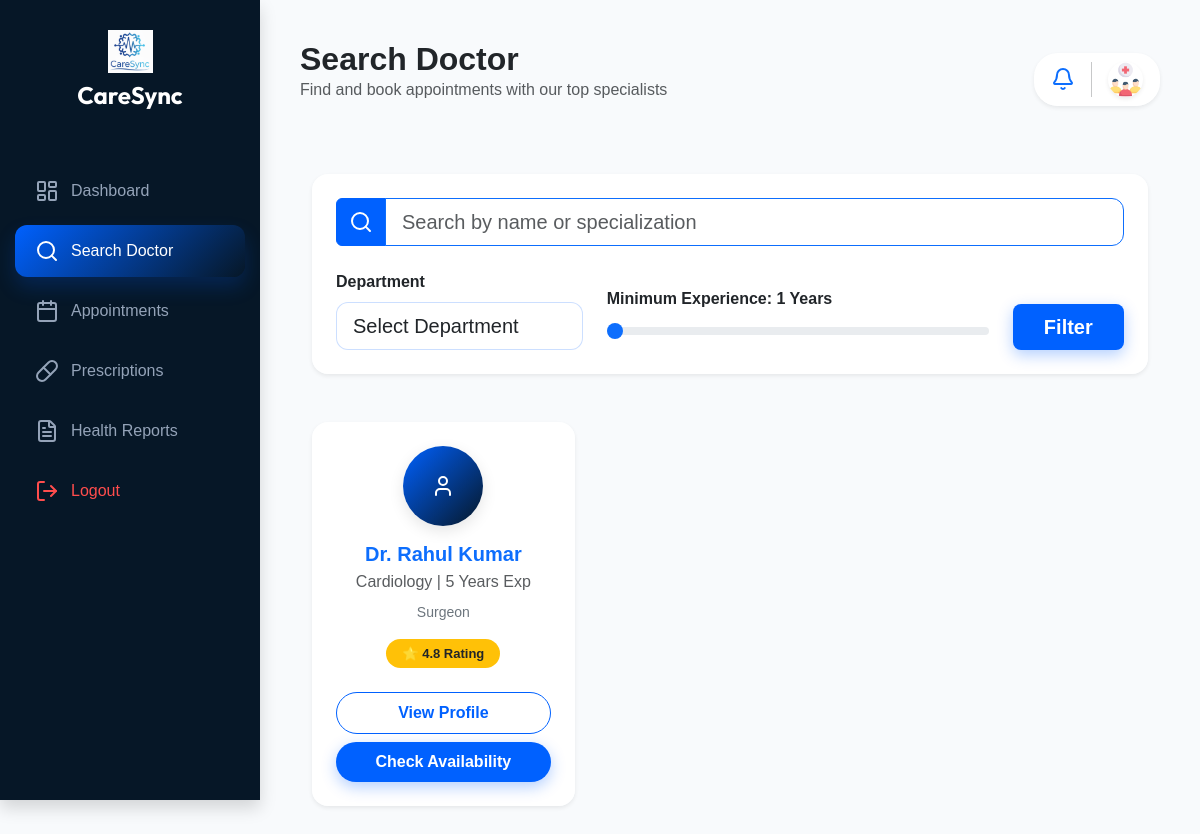
Page /Patient/search_doctor.php (signed in) on the committed database.
### tables this page shows
CREATE TABLE `doctors` (
  `id` int(11) NOT NULL,
  `doctor_code` varchar(20) DEFAULT NULL,
  `full_name` varchar(100) NOT NULL,
  `department` varchar(50) NOT NULL,
  `specialization` varchar(100) DEFAULT NULL,
  `experience` int(11) DEFAULT 0,
  `contact` varchar(15) DEFAULT NULL,
  `email` varchar(100) NOT NULL,
  `password` varchar(255) NOT NULL,
  `created_at` timestamp NOT NULL DEFAULT current_timestamp()
);

### Patient/search_doctor.php (the view, shortened to what this page needs)
<?php
require_once '../dbconnect.php';
$search_query = "";
$exp_filter = "1";
$doctor_query = "SELECT * FROM doctors";
$stmt_doc = $conn->prepare($doctor_query);
$stmt_doc->execute();
$doctor_result = $stmt_doc->get_result();
?>
<!DOCTYPE html>
<html lang="en">
<head>
    <link rel="stylesheet" href="../Bootstrap/bootstrap.min.css">
    <link rel="stylesheet" href="../styles/patient_dashboard.css?v=<?php echo time(); ?>">
    <link rel="stylesheet" href="../styles/search_doctor.css?v=<?php echo time(); ?>">
</head>
<body>
    <div class="sidebar shadow">
        <div class="text-center mb-5">
            <img src="../Assets/CareSyncLogo.png" width="45" alt="Logo">
            <h4 class="text-white fw-bold mt-2" style="font-family: 'Custom';">CareSync</h4>
        </div>
        <nav class="nav flex-column">
            <a class="nav-link" href="./patient_dashboard.php"><i data-lucide="layout-dashboard"></i> <span>Dashboard</span></a>
            <a class="nav-link active" href="./search_doctor.php"><i data-lucide="search"></i> <span>Search Doctor</span></a>
            <a class="nav-link" href="../appointment_scheduling/appointments.php"><i data-lucide="calendar"></i> <span>Appointments</span></a>
            <a class="nav-link" href="medical_records.php"><i data-lucide="pill"></i> <span>Prescriptions</span></a>
            <a class="nav-link" href="medical_records.php"><i data-lucide="file-text"></i> <span>Health Reports</span></a>
             <a href="../logout.php" class="nav-link logout-link mt-auto">
        <i data-lucide="log-out"></i> <span>Logout</span>
    </a>
        </nav>
    </div>
    <div class="main-content">
        <div class="d-flex justify-content-between align-items-center mb-5">
            <div>
                <h2 class="fw-bold mb-0">Search Doctor</h2>
                <p class="text-muted">Find and book appointments with our top specialists</p>
            </div>
            <div class="glass-card p-2 px-3 d-flex align-items-center gap-3 shadow-sm">
                <i data-lucide="bell" size="20" class="text-primary"></i>
                <img src="../icons/crowd.png" width="35" class="rounded-circle shadow-sm">
            </div>
        </div>
        <div class="container-fluid py-2">
            <div class="card shadow-sm border-0 p-4 mb-5 search-card rounded-4">
                <form method="GET" action="">
                    <div class="input-group mb-4">
                        <span class="input-group-text bg-primary text-white border-primary">
                            <i data-lucide="search"></i>
                        </span>
                        <input type="text" name="search" class="form-control form-control-lg border-primary" placeholder="Search by name or specialization" value="<?php echo htmlspecialchars($search_query); ?>">
                    </div>
                    <div class="row g-4 align-items-end">
                        <div class="col-md-4">
                            <label class="form-label fw-semibold">Department</label>
                            <select name="department" class="form-select form-select-lg">
                                <option value="">Select Department</option>
                            </select>
                        </div>
                        <div class="col-md-6">
                            <label class="form-label fw-semibold">
                                Minimum Experience: <span id="expValue"><?php echo htmlspecialchars($exp_filter ?: '1'); ?></span> Years
                            </label>
                            <input type="range" name="experience" class="form-range" min="1" max="30" value="<?php echo htmlspecialchars($exp_filter ?: '1'); ?>"
                                oninput="document.getElementById('expValue').innerText = this.value">
                        </div>
                        <div class="col-md-2">
                            <button type="submit" class="btn btn-primary btn-lg w-100 fw-bold">Filter</button>
                        </div>
                    </div>
                </form>
            </div>
            <div class="row g-4">
                <?php if ($doctor_result->num_rows > 0): ?>
                    <?php while($row = $doctor_result->fetch_assoc()): ?>
                        <div class="col-lg-4 col-md-6">
                            <div class="card doctor-card border-0 shadow-sm h-100 rounded-4 overflow-hidden">
                                <div class="card-body text-center p-4">
                                    <div class="mb-3">
                                        <div class="bg-primary text-white rounded-circle d-inline-flex align-items-center justify-content-center" style="width: 80px; height: 80px; font-size: 2rem;">
                                            <i data-lucide="user"></i>
                                        </div>
                                    </div>
                                    <h5 class="fw-bold text-primary mb-1">Dr. <?php echo htmlspecialchars($row['full_name']); ?></h5>
                                    <p class="text-muted mb-2 fw-medium">
                                        <?php echo htmlspecialchars($row['department']); ?> | <?php echo htmlspecialchars($row['experience']); ?> Years Exp
                                    </p>
                                    <?php if(!empty($row['specialization'])): ?>
                                        <p class="text-secondary small mb-3"><?php echo htmlspecialchars($row['specialization']); ?></p>
                                    <?php endif; ?>
                                    <span class="badge bg-warning text-dark mb-4 py-2 px-3 rounded-pill fw-bold">
                                        ⭐ 4.8 Rating
                                    </span>
                                    <div class="d-grid gap-2 mt-auto">
                                        <a href="./view_doctor.php?id=<?php echo urlencode($row['doctor_code']); ?>" class="btn btn-outline-primary rounded-pill fw-bold py-2">
                                            View Profile
                                        </a>
                                        <a href="./book_appointment.php?doctor_id=<?php echo urlencode($row['id']); ?>" class="btn btn-primary rounded-pill fw-bold py-2">
                                            Check Availability
                                        </a>
                                    </div>
                                </div>
                            </div>
                        </div>
                    <?php endwhile; ?>
                <?php endif; ?>
            </div>
        </div>
    </div>
</body>
</html>

### styles/patient_dashboard.css (style rules this page uses)
:root { --primary-blue: #0061ff; --navy-dark: #061727; --sidebar-w: 260px; --blue-gradient: linear-gradient(135deg, var(--primary-blue) 0%, var(--navy-dark) 100%); --glass-bg: rgba(255, 255, 255, 0.9); }
body { background: #f8fafc; margin: 0; font-family: 'Plus Jakarta Sans', sans-serif; display: flex; min-height: 100vh; }
.sidebar { width: var(--sidebar-w); background: var(--navy-dark); height: 100vh; position: fixed; top: 0; left: 0; padding: 30px 15px; display: flex; flex-direction: column; z-index: 1000; }
.sidebar .nav-link { color: #94a3b8; padding: 14px 20px; border-radius: 12px; margin-bottom: 8px; display: flex; align-items: center; gap: 12px; text-decoration: none; transition: 0.3s ease; }
.sidebar .nav-link:hover, .sidebar .nav-link.active { background: rgba(255, 255, 255, 0.1); color: white; }
.sidebar .nav-link.active { background: var(--blue-gradient); box-shadow: 0 10px 20px rgba(0, 97, 255, 0.2); }
.main-content { flex: 1; margin-left: var(--sidebar-w); padding: 40px; width: calc(100% - var(--sidebar-w)); background: #f8fafc; }
.glass-card { background: var(--glass-bg); backdrop-filter: blur(15px); border: 1px solid rgba(255, 255, 255, 0.4); border-radius: 24px; box-shadow: 0 10px 30px rgba(0,0,0,0.03); }
.logout-link { margin-top: auto; margin-bottom: 20px; color: #ff4d4d !important; }

### styles/search_doctor.css (style rules this page uses)
.search-card { background: var(--glass-bg, rgba(255, 255, 255, 0.9)); backdrop-filter: blur(15px); border: 1px solid rgba(255, 255, 255, 0.4); border-radius: 24px; box-shadow: 0 10px 30px rgba(0, 0, 0, 0.03); }
.form-control, .form-select { border-radius: 12px; background: rgba(255, 255, 255, 0.7); border: 1px solid rgba(0, 97, 255, 0.2); }
.input-group-text.bg-primary { background: var(--primary-blue, #0061ff) !important; border-color: var(--primary-blue, #0061ff) !important; }
.doctor-card { background: var(--glass-bg, rgba(255, 255, 255, 0.9)); backdrop-filter: blur(15px); border: 1px solid rgba(255, 255, 255, 0.4); border-radius: 24px; box-shadow: 0 10px 30px rgba(0, 0, 0, 0.03); transition: all 0.3s ease; }
.doctor-img, .doctor-card .rounded-circle { box-shadow: 0 5px 15px rgba(0, 0, 0, 0.1); }
.doctor-card .bg-primary { background: var(--blue-gradient, linear-gradient(135deg, #0061ff 0%, #061727 100%)) !important; }
.btn-primary { background: var(--primary-blue, #0061ff); border: none; box-shadow: 0 5px 15px rgba(0, 97, 255, 0.3); transition: all 0.3s ease; }
.btn-outline-primary { border-color: var(--primary-blue, #0061ff); color: var(--primary-blue, #0061ff); transition: all 0.3s ease; }
.badge { padding: 8px 14px; font-size: 13px; border-radius: 20px; }

### rows in the picture
doctors: full_name "Rahul Kumar", department "Cardiology", experience "5", specialization "Surgeon"

### other values in the picture
$exp_filter ?: '1' "1"
